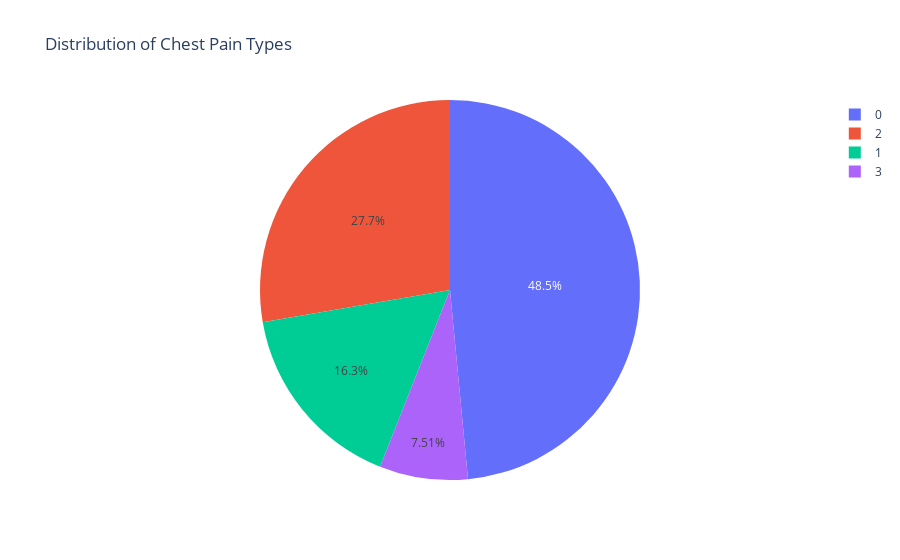

The notebook cell this image was saved under:
### Code cell
#Plotting a pie chart to visualize the distribution of chest pain types.
import pandas as pd
import plotly.express as px
# Create the pie chart using Plotly
fig = px.pie(df, names='cp', title="Distribution of Chest Pain Types", labels={'cp': 'Chest Pain Type'})
fig.show()

### Figure 1 — Plotly figure (JSON) as saved in the notebook; plotly's stock layout.template omitted (floating-point values rounded to 4 significant figures; data arrays with more than 128 entries replaced by an {"elided": "..."} marker saying what was removed)
{"data": [{"domain": {"x": [0, 1], "y": [0, 1]}, "hovertemplate": "Chest Pain Type=%{label}<extra></extra>", "labels": {"elided": "1025 int values"}, "legendgroup": "", "name": "", "showlegend": true, "type": "pie"}], "layout": {"legend": {"tracegroupgap": 0}, "title": {"text": "Distribution of Chest Pain Types"}}}
